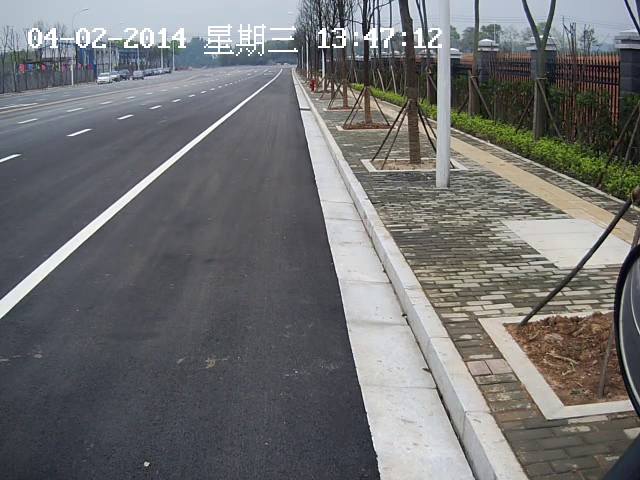
#> input picture frame 49 of 大三上/计算机视觉/Task2/01.avi, 640 x 480 px, given in place of 03.avi, which was not available
$ python roadEdgeDetectVideo.py
#> lines starting #> are read from the running program, lines starting #| are printed output that depends on the picture; after the words box and inside, x2 and y2 are one past the last pixel; in counts of white or black regions, pixels touching at a corner belong together; pictures that were not available may be replaced by others from this repository, and a replacement may not be noted
#> further down, frame is the input picture: shape (480, 640, 3); mean B, G, R 113.6, 112.7, 112.2
import cv2
import numpy as np


def detect(image):
    gauss = cv2.GaussianBlur(image, (5, 5), 0)
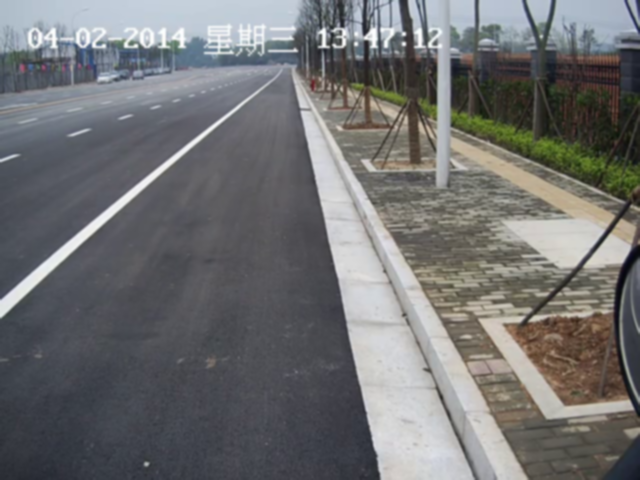
#> gauss: shape (480, 640, 3); mean B, G, R 113.6, 112.7, 112.2
    edge = cv2.Canny(gauss, 75, 175)
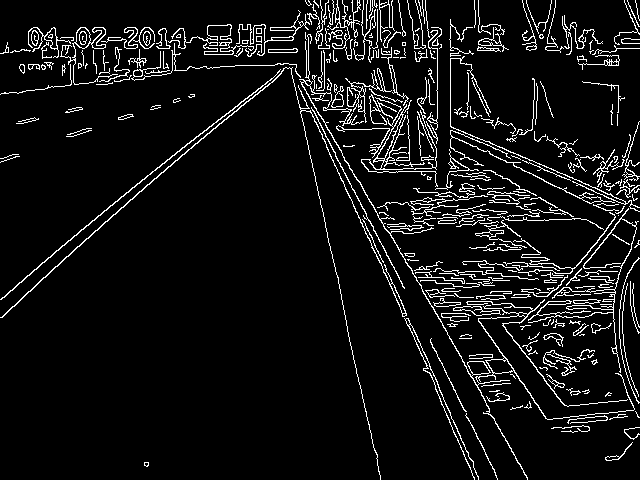
#> edge: shape (480, 640); 7.3% white in thin lines or dots
    # 进行Hough直线变换
    lines = cv2.HoughLines(edge, 1, np.pi / 180, 220)
#> lines = [[-243, 2.72], [-233, 2.71], [48, 1.57]]
    # 绘制检测到的直线
    if lines is not None:
        for rho, theta in lines[:, 0, :]:
            if theta < 2:
                continue
            a = np.cos(theta)
            b = np.sin(theta)
            x0 = a * rho
            y0 = b * rho
            x1 = int(x0 - 350 * (-b))
            y1 = int(y0 - 350 * a)
            x2 = int(x0 - 700 * (-b))
            y2 = int(y0 - 700 * a)
            cv2.line(image, (x1, y1), (x2, y2), (0, 255, 0), 4)
#> this loop made 3 passes
#> (rho, theta, a, b, x0, y0, x1, y1) on passes 1 to 2: (-243, 2.72, -0.914, 0.407, 222, -98.84, 364, 220), (-233, 2.71, -0.906, 0.423, 211.2, -98.47, 359, 218)
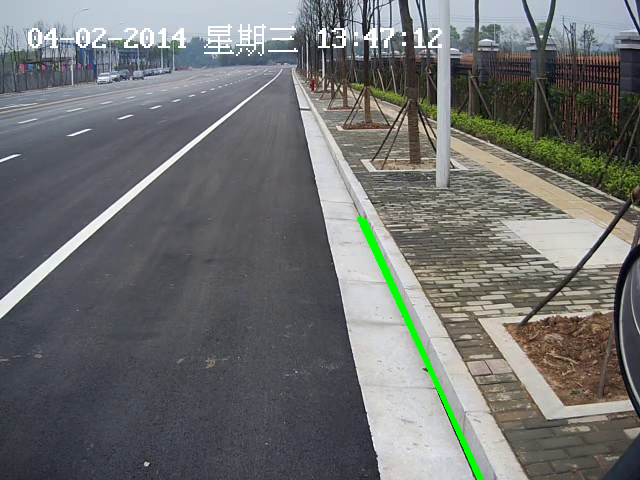
#> image: shape (480, 640, 3); 0.62% of pixels changed, all inside (x1, y1, x2, y2) = (357, 216, 484, 480)
    return image


video = cv2.VideoCapture('Task2/03.avi')  # 打开视频文件
# 获取视频的宽度和高度以及帧率信息
width = int(video.get(cv2.CAP_PROP_FRAME_WIDTH))
height = int(video.get(cv2.CAP_PROP_FRAME_HEIGHT))
fps = video.get(cv2.CAP_PROP_FPS)
# 创建VideoWriter对象，用于保存处理后的视频
videoWriter = cv2.VideoWriter('Task2/video3.mp4', cv2.VideoWriter_fourcc(*'mp4v'), fps, (width, height))
while True:
    have, frame = video.read()  # 读取当前帧
    if have:
        frame = detect(frame)  # 在这里对每一帧进行处理
        videoWriter.write(frame)  # 将处理后的帧写入输出视频文件
    else:
        break
video.release()  # 释放资源
videoWriter.release()

$ run again, starting later in the video
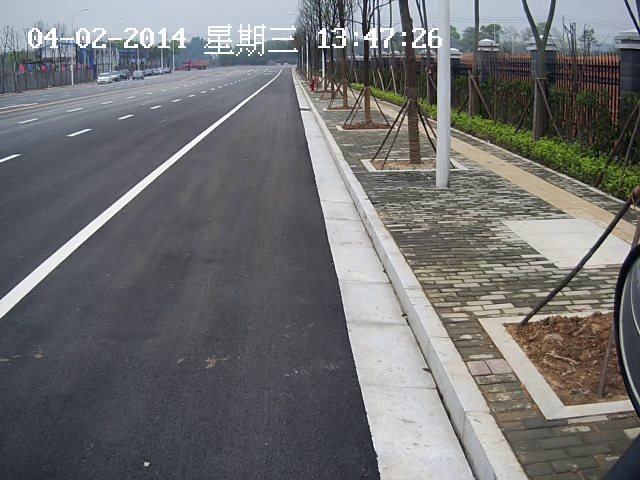
#> input picture frame 224 of 大三上/计算机视觉/Task2/01.avi, 640 x 480 px, given in place of 03.avi, which was not available
#> frame is the input picture: shape (480, 640, 3); mean B, G, R 113.3, 112.4, 112
#> in detect, `edge = cv2.Canny(gauss, 75, 175)`:
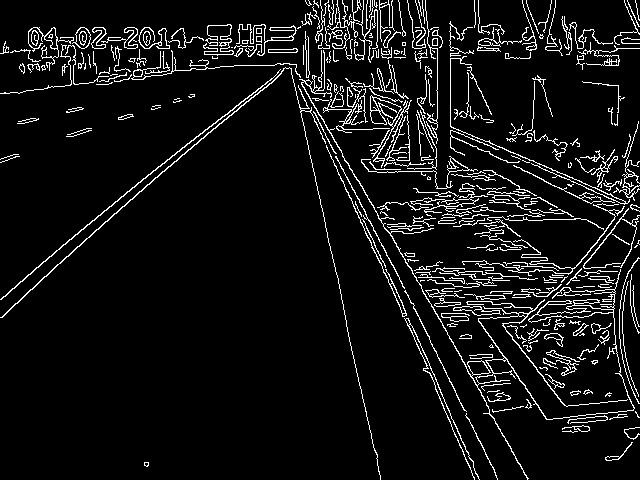
#> edge: shape (480, 640); 7.4% white in thin lines or dots
#> lines = [[-243, 2.72], [-233, 2.71], [-229, 2.67]]
#> the loop in detect, `for rho, theta in lines[:, 0, :]:` made 3 passes
#> (rho, theta, a, b, x0, y0, x1, y1) on passes 1 to 3: (-243, 2.72, -0.914, 0.407, 222, -98.84, 364, 220), (-233, 2.71, -0.906, 0.423, 211.2, -98.47, 359, 218), (-229, 2.67, -0.891, 0.454, 204, -104, 362, 207)
#> after the loop in detect, `for rho, theta in lines[:, 0, :]:`:
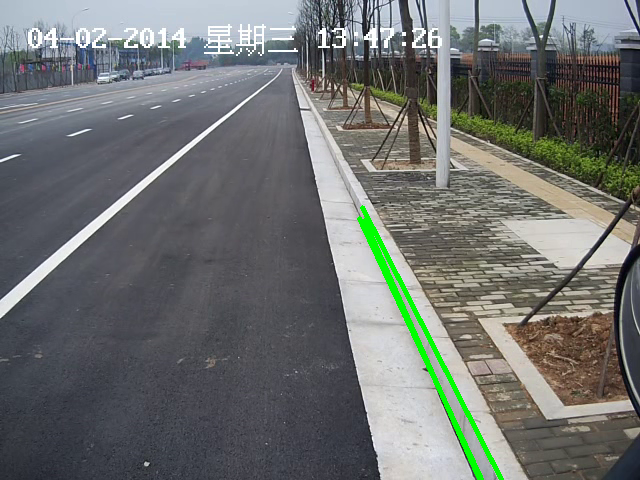
#> image: shape (480, 640, 3); 1.12% of pixels changed, all inside (x1, y1, x2, y2) = (357, 205, 504, 480)

$ run again, starting later in the video
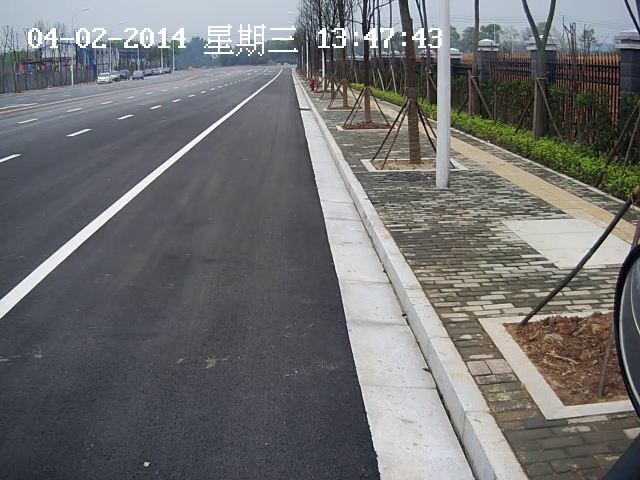
#> input picture frame 398 of 大三上/计算机视觉/Task2/01.avi, 640 x 480 px, given in place of 03.avi, which was not available
#> frame is the input picture: shape (480, 640, 3); mean B, G, R 112.7, 111.8, 111.3
#> in detect, `edge = cv2.Canny(gauss, 75, 175)`:
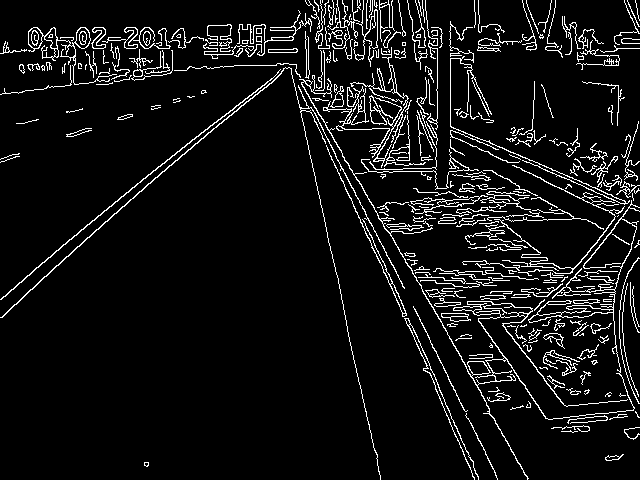
#> edge: shape (480, 640); 7.3% white in thin lines or dots
#> lines = [[-243, 2.72], [-233, 2.71]]
#> the loop in detect, `for rho, theta in lines[:, 0, :]:` made 2 passes
#> (rho, theta, a, b, x0, y0, x1, y1) on passes 1 to 2: (-243, 2.72, -0.914, 0.407, 222, -98.84, 364, 220), (-233, 2.71, -0.906, 0.423, 211.2, -98.47, 359, 218)
